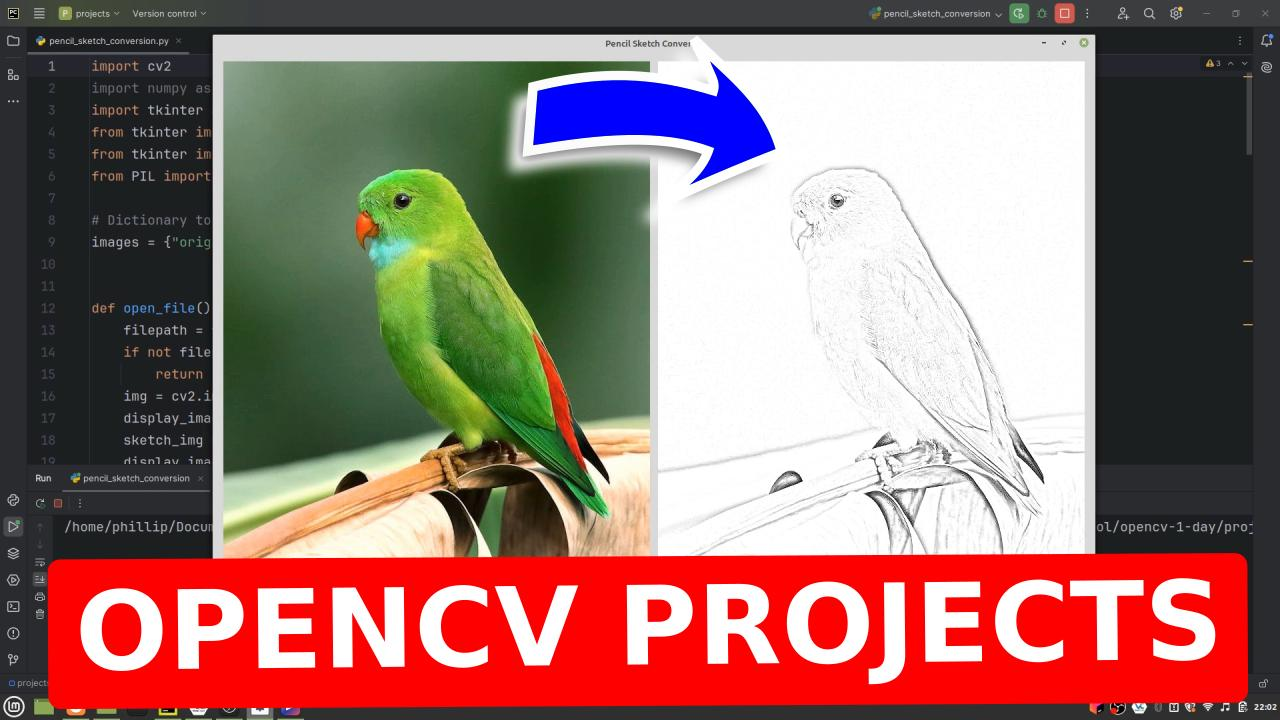
#> input picture thumbnail.jpg, 1280 x 720 px
$ python -i cartoonification_of_image.py   (imports and definitions only)
#> lines starting #> are read from the running program, lines starting #| are printed output that depends on the picture; after the words box and inside, x2 and y2 are one past the last pixel; in counts of white or black regions, pixels touching at a corner belong together
#> further down, picture is the input picture: shape (720, 1280, 3); mean B, G, R 111.5, 117.2, 148.6
import cv2
import tkinter as tk
from tkinter import filedialog, Label, messagebox
from PIL import Image, ImageTk
import os
import json


def cartoonify_image(image, blur_value=5, block_size=9, bilateral_filter_value=250):
    # Ensure blur_value is a positive odd number
#> called with blur_value = 5, block_size = 9, bilateral_filter_value = 250
    if blur_value % 2 == 0:
        blur_value += 1
    if blur_value < 1:
        blur_value = 1

    # Ensure block_size is a positive odd number greater than 1
    if block_size % 2 == 0:
        block_size += 1
    if block_size <= 1:
        block_size = 3  # Minimum valid value for blockSize

    gray = cv2.cvtColor(image, cv2.COLOR_BGR2GRAY)
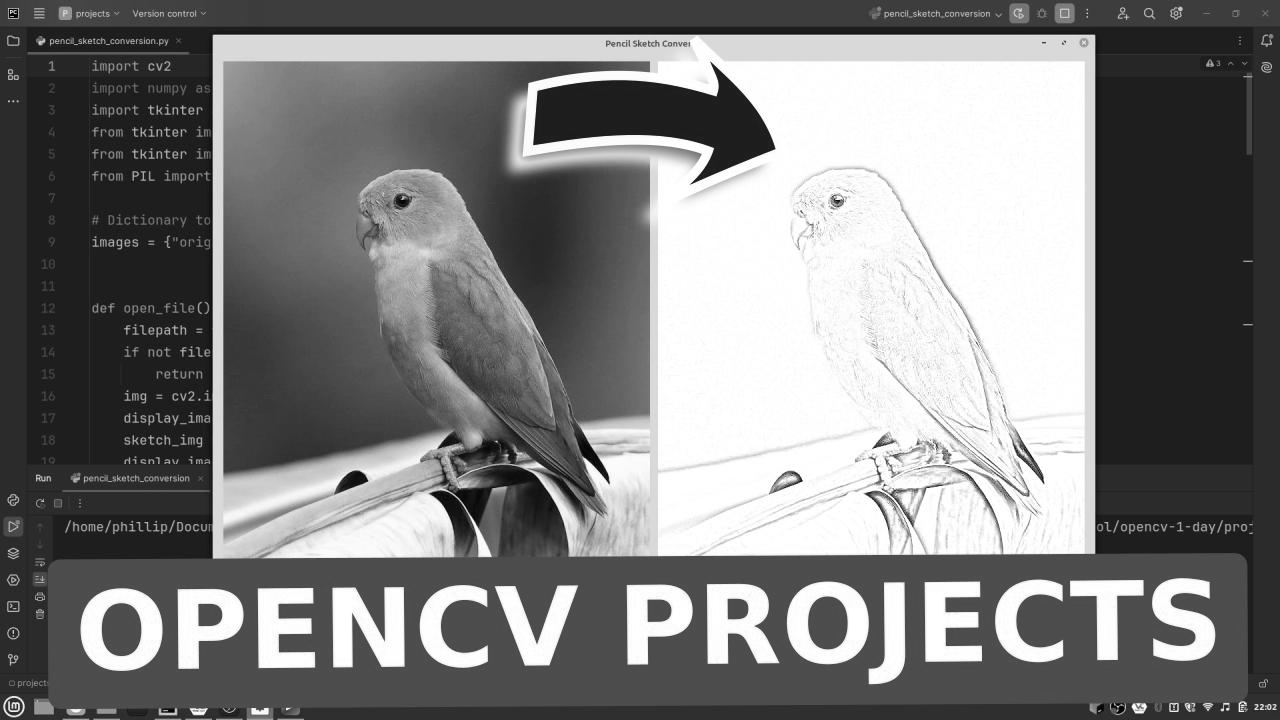
#> gray: shape (720, 1280); min 0, max 255, mean 126
    gray = cv2.medianBlur(gray, blur_value)
    edges = cv2.adaptiveThreshold(gray, 255,
                                  cv2.ADAPTIVE_THRESH_MEAN_C,
                                  cv2.THRESH_BINARY, block_size, 9)
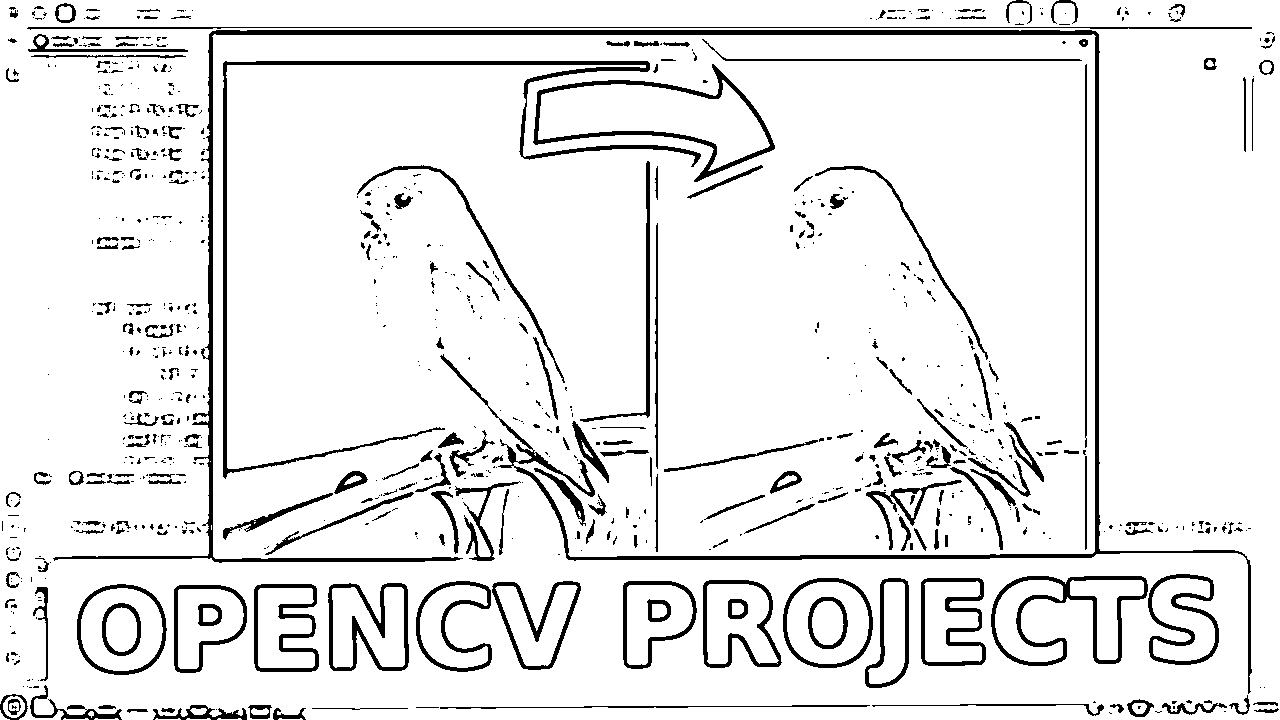
#> edges: shape (720, 1280); 91.5% white; 902 black regions (641 under 20 px), largest, box (x1, y1, x2, y2) and area: (53, 30, 1252, 694) 14782, (223, 61, 701, 479) 5445, (533, 64, 775, 182) 2771

    color = cv2.bilateralFilter(image, 9, bilateral_filter_value, bilateral_filter_value)
    cartoon = cv2.bitwise_and(color, color, mask=edges)
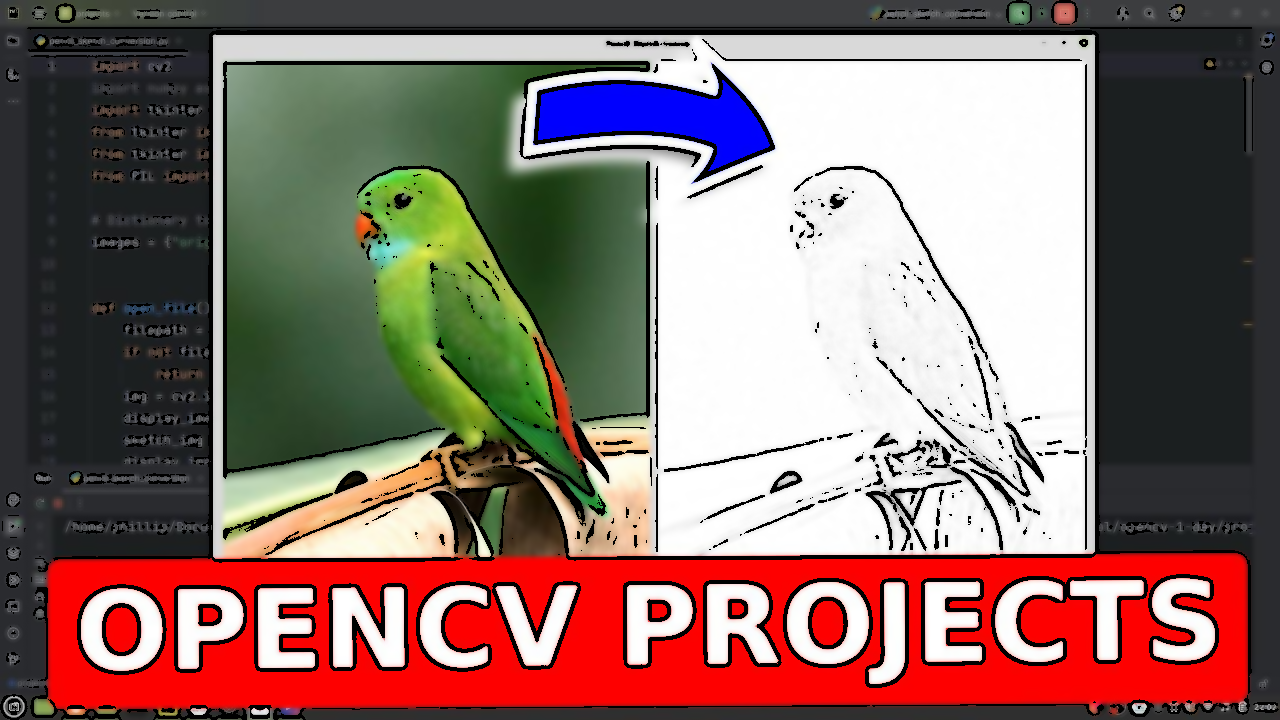
#> cartoon: shape (720, 1280, 3); mean B, G, R 105, 110.7, 136.3

    return cartoon


# [139 lines left out: functions open_file, process_multiple_files, save_cartoon, log_operation, view_logs, adjust_parameters_and_process and 2 more, not called in this run]


# [2 lines not run here, left out]

>>> import cv2
>>> picture = cv2.imread('thumbnail.jpg')
>>> result = cartoonify_image(picture)
